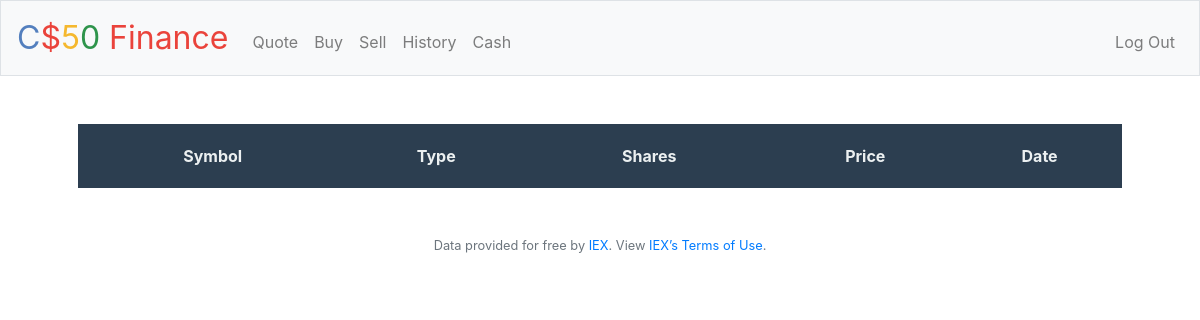
/history (signed in), run on an earlier commit of the app's database.
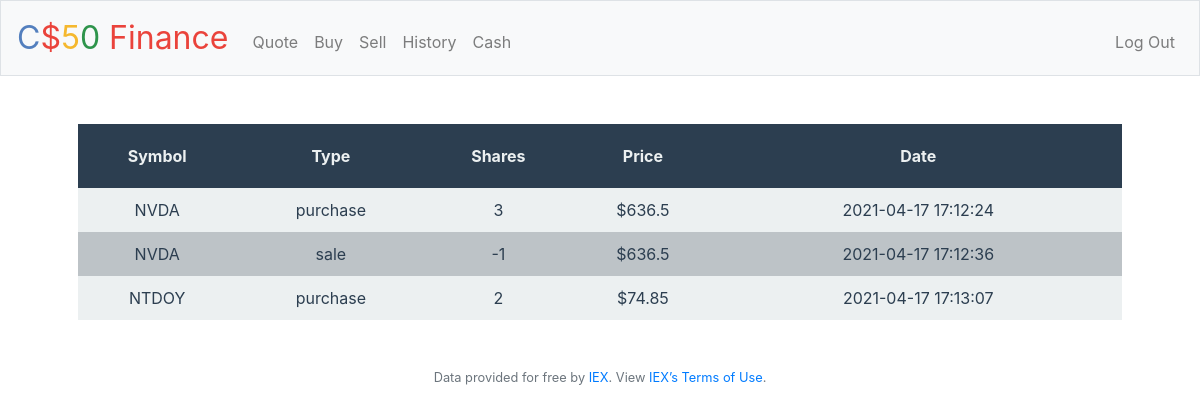
And on a later commit of the database.
### tables this page shows
CREATE TABLE transactions_history (id INTEGER NOT NULL, id_symbol INTEGER, id_user INTEGER, id_transaction_type INTEGER, shares INTEGER, unit_value NUMERIC NOT NULL, transaction_dt DATE, PRIMARY KEY(id));

CREATE TABLE symbols (id INTEGER NOT NULL, symbol TEXT NOT NULL, PRIMARY KEY(id));

CREATE TABLE transactions_type (id INTEGER NOT NULL, transaction_type TEXT NOT NULL, PRIMARY KEY(id));

### application.py (the view)
@app.route("/history")
@login_required
def history():
    transaction_list = db.execute("SELECT * FROM transactions_history WHERE id_user = ?", session["user_id"])
    row_counter = 0
    def add_data_transaction_list(transaction_dict):
        get_symbol_label = db.execute("SELECT symbol FROM symbols WHERE id = ?", transaction_dict["id_symbol"])
        transaction_dict["label_symbol"] = get_symbol_label[0]["symbol"]
        get_transaction_type = db.execute("SELECT transaction_type FROM transactions_type WHERE id = ?", transaction_dict["id_transaction_type"])
        transaction_dict["transaction_type"] = get_transaction_type[0]["transaction_type"]
    for dict in transaction_list:
        add_data_transaction_list(dict)
        row_counter += 1
        row_even_odd = row_counter % 2
        print(row_counter)
        print(row_even_odd)
        if row_even_odd == 1:
            dict["row_style"] = "row-style-1"
        else:
            dict["row_style"] = "row-style-2"
        print(dict)
    return render_template("history.html", transaction_list=transaction_list)

### application.py (called while the page is built)
@app.after_request
def after_request(response):
    response.headers["Cache-Control"] = "no-cache, no-store, must-revalidate"
    response.headers["Expires"] = 0
    response.headers["Pragma"] = "no-cache"
    return response

### helpers.py (called while the page is built)
def login_required(f):
    @wraps(f)
    def decorated_function(*args, **kwargs):
        if session.get("user_id") is None:
            return redirect("/login")
        return f(*args, **kwargs)
    return decorated_function

### templates/history.html (shortened to what this page needs)
{% extends "layout.html" %}
{% block main %}
    <table>
        <tr class="table-header">
            <th>Symbol</th>
            <th>Type</th>
            <th>Shares</th>
            <th>Price</th>
            <th>Date</th>
        </tr>
        {% for dict in transaction_list %}
        <tr class="table-row {{dict.row_style}}">
            <td>{{dict.label_symbol}}</td>
            <td>{{dict.transaction_type}}</td>
            <td>{{dict.shares}}</td>
            <td>${{dict.unit_value}}</td>
            <td>{{dict.transaction_dt}}</td>
        </tr>
        {% endfor %}
    </table>
{% endblock %}

### templates/layout.html (shortened to what this page needs)
<!DOCTYPE html>
<html lang="en">
    <head>
        <link rel="stylesheet" href="https://cdn.jsdelivr.net/npm/bootstrap@4.5.3/dist/css/bootstrap.min.css">
        <link href="/static/styles.css" rel="stylesheet">
    </head>
    <body>
        <nav class="navbar navbar-expand-md navbar-light bg-light border">
            <a class="navbar-brand" href="/"><span class="blue">C</span><span class="red">$</span><span class="yellow">5</span><span class="green">0</span> <span class="red">Finance</span></a>
            <div class="collapse navbar-collapse" id="navbar">
                {% if session.user_id %}
                    <ul class="navbar-nav mr-auto mt-2">
                        <li class="nav-item"><a class="nav-link" href="/quote">Quote</a></li>
                        <li class="nav-item"><a class="nav-link" href="/buy">Buy</a></li>
                        <li class="nav-item"><a class="nav-link" href="/sell">Sell</a></li>
                        <li class="nav-item"><a class="nav-link" href="/history">History</a></li>
                        <li class="nav-item"><a class="nav-link" href="/cash">Cash</a></li>
                    </ul>
                    <ul class="navbar-nav ml-auto mt-2">
                        <li class="nav-item"><a class="nav-link" href="/logout">Log Out</a></li>
                    </ul>
                {% else %}
                    <ul class="navbar-nav ml-auto mt-2">
                        <li class="nav-item"><a class="nav-link" href="/register">Register</a></li>
                        <li class="nav-item"><a class="nav-link" href="/login">Log In</a></li>
                    </ul>
                {% endif %}
            </div>
        </nav>
        <main class="container p-5">
            {% block main %}{% endblock %}
        </main>
        <footer class="small text-center text-muted">
            Data provided for free by <a href="https://iextrading.com/developer">IEX</a>. View <a href="https://iextrading.com/api-exhibit-a/">IEX’s Terms of Use</a>.
        </footer>
    </body>
</html>

### static/styles.css (style rules this page uses)
nav .navbar-brand { font-size: xx-large; }
nav .navbar-brand .blue { color: #537fbe; }
nav .navbar-brand .red { color: #ea433b; }
nav .navbar-brand .yellow { color: #f5b82e; }
nav .navbar-brand .green { color: #2e944b; }
main { overflow-x: auto; text-align: center; }
table { width:100%; }
.table-header { background-color:#2c3e50; color:#ecf0f1; }
.table-header th { padding: 20px 0 !important; }
.table-row td { padding:10px 0 !important; color:#2c3e50; }
.row-style-1 { background-color:#ecf0f1; }
.row-style-2 { background-color:#bdc3c7; }

What changed in the data, as far as the page shows it:
added transactions_history: label_symbol "NVDA", transaction_type "purchase", shares "3", unit_value "636.5", transaction_dt "2021-04-17 17:12:24"
added transactions_history: label_symbol "NVDA", transaction_type "sale", shares "-1", unit_value "636.5", transaction_dt "2021-04-17 17:12:36"
added transactions_history: label_symbol "NTDOY", transaction_type "purchase", shares "2", unit_value "74.85", transaction_dt "2021-04-17 17:13:07"
